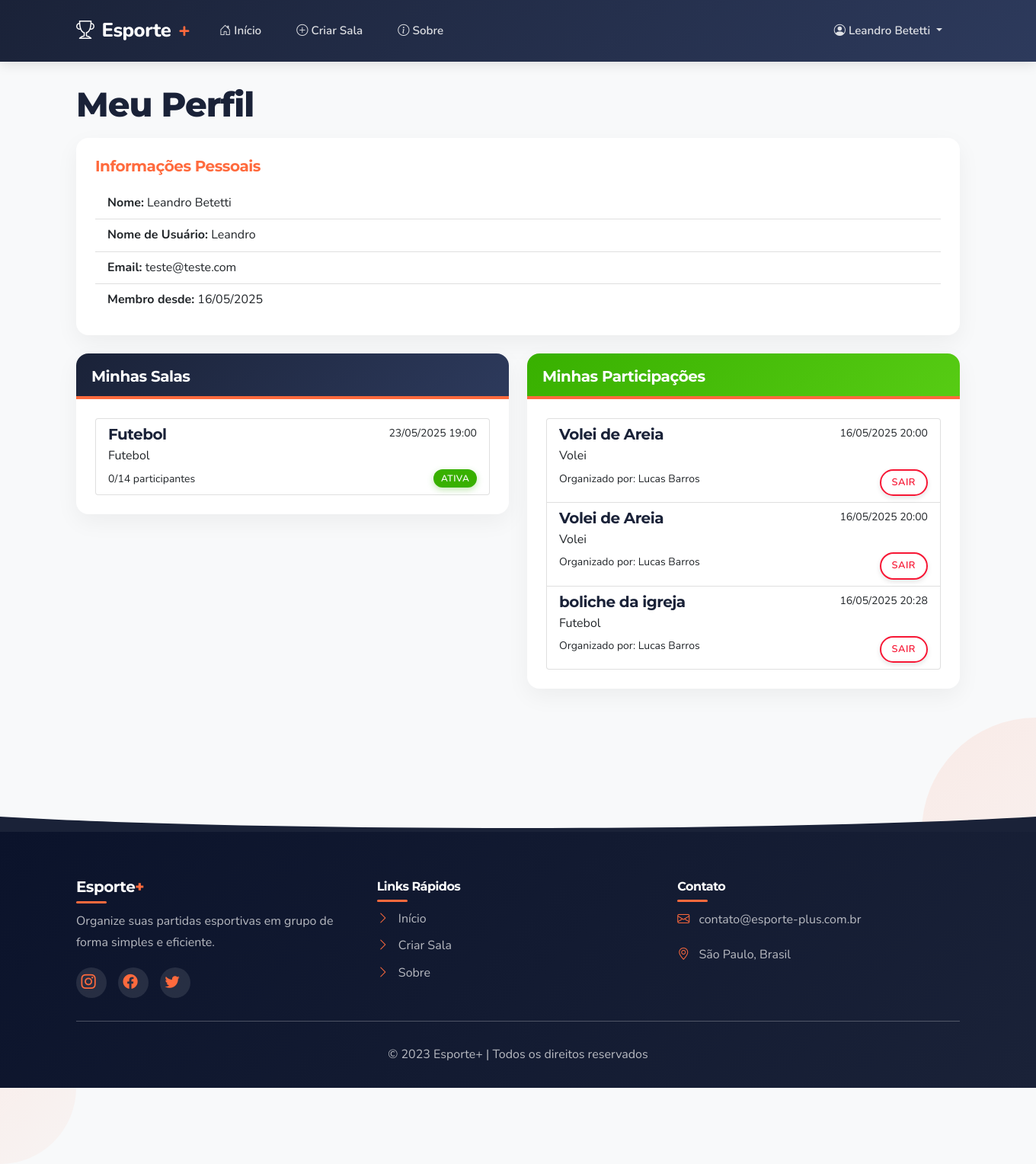
Page /auth/perfil (signed in) on the committed database.
### app/models/models.py (models this page shows, shortened)
class User(db.Model, UserMixin):
    __tablename__ = 'users'
    id = db.Column(db.Integer, primary_key=True)
    username = db.Column(db.String(50), unique=True, nullable=False)
    email = db.Column(db.String(100), unique=True, nullable=False)
    password_hash = db.Column(db.String(200), nullable=False)
    name = db.Column(db.String(100), nullable=False)
    created_at = db.Column(db.DateTime, default=datetime.utcnow)
    is_active = db.Column(db.Boolean, default=True)
    rooms_created = db.relationship('Room', backref='creator', lazy=True, foreign_keys='Room.creator_id')
    participations = db.relationship('Participant', backref='user', lazy=True)

class Room(db.Model):
    __tablename__ = 'rooms'
    id = db.Column(db.Integer, primary_key=True)
    name = db.Column(db.String(100), nullable=False)
    sport = db.Column(db.String(50), nullable=False)
    date = db.Column(db.DateTime, nullable=False)
    max_participants = db.Column(db.Integer, nullable=False)
    description = db.Column(db.Text, nullable=True)
    link_code = db.Column(db.String(10), unique=True, nullable=False)
    created_at = db.Column(db.DateTime, default=datetime.utcnow)
    is_active = db.Column(db.Boolean, default=True)
    creator_id = db.Column(db.Integer, db.ForeignKey('users.id'), nullable=False)
    is_private = db.Column(db.Boolean, default=False)
    location = db.Column(db.String(200), nullable=True)
    city = db.Column(db.String(100), nullable=False)
    valor = db.Column(db.Float, nullable=False, default=0.0)  # Valor por participante
    court_id = db.Column(db.Integer, db.ForeignKey('courts.id'), nullable=True)
    duration_hours = db.Column(db.Float, nullable=False, default=1.0)  # Duração em horas
    end_time = db.Column(db.DateTime, nullable=True)  # Horário de término calculado
    participants = db.relationship('Participant', backref='room', lazy=True)
    def get_active_participants(self):
        active_participants = [p for p in self.participants if p.is_active]
        active_participants.sort(key=lambda p: p.registered_at)
        print(f"Sala {self.name} (ID: {self.id}) - Participantes ativos: {len(active_participants)}")
        for i, p in enumerate(active_participants):
            status = "Confirmado" if i < self.max_participants else "Lista de espera"
            print(f"  {i+1}. {p.user.name} - Registrado em: {p.registered_at} - Status: {status}")
        return active_participants

class Participant(db.Model):
    __tablename__ = 'participants'
    id = db.Column(db.Integer, primary_key=True)
    user_id = db.Column(db.Integer, db.ForeignKey('users.id'), nullable=False)
    room_id = db.Column(db.Integer, db.ForeignKey('rooms.id'), nullable=False)
    registered_at = db.Column(db.DateTime, default=datetime.utcnow)
    is_active = db.Column(db.Boolean, default=True)
    checked_in = db.Column(db.Boolean, default=False)
    pagamento_status = db.Column(db.String(20), default='pendente')  # pendente, pago, cancelado
    pagamento_data = db.Column(db.DateTime, nullable=True)
    pagamento_metodo = db.Column(db.String(50), nullable=True)
    observacoes = db.Column(db.Text, nullable=True)

### app/controllers/auth_routes.py (the view)
@auth_bp.route('/perfil')
@login_required
def profile():
    rooms_created = current_user.rooms_created
    participations = db.session.query(Participant, Room).join(Room).filter(
        Participant.user_id == current_user.id,
        Participant.is_active == True
    ).all()
    return render_template('auth/profile.html',
                          rooms_created=rooms_created,
                          participations=participations)

### app/__init__.py (called while the page is built)
def create_app():
    app = Flask(__name__)
    app.config['SECRET_KEY'] = os.environ.get('SECRET_KEY', 'chave_secreta_padrao')
    app.config['SQLALCHEMY_DATABASE_URI'] = 'sqlite:///esportes.db'
    app.config['SQLALCHEMY_TRACK_MODIFICATIONS'] = False
    db.init_app(app)
    login_manager.init_app(app)
    from app.controllers.main_routes import main_bp
    from app.controllers.room_routes import room_bp
    from app.controllers.auth_routes import auth_bp
    from app.controllers.admin_controller import admin_bp
    app.register_blueprint(main_bp)
    app.register_blueprint(room_bp)
    app.register_blueprint(auth_bp)
    app.register_blueprint(admin_bp)
    from app.models.models import User
    @login_manager.user_loader
    def load_user(user_id):
        return User.query.get(int(user_id))
    with app.app_context():
        db.create_all()
    return app

### app/templates/auth/profile.html (shortened to what this page needs)
{% extends 'layout.html' %}
{% block content %}
<div class="row">
    <div class="col-md-12">
        <h1>Meu Perfil</h1>
        <div class="card mb-4">
            <div class="card-body">
                <h5 class="card-title">Informações Pessoais</h5>
                <ul class="list-group list-group-flush">
                    <li class="list-group-item"><strong>Nome:</strong> {{ current_user.name }}</li>
                    <li class="list-group-item"><strong>Nome de Usuário:</strong> {{ current_user.username }}</li>
                    <li class="list-group-item"><strong>Email:</strong> {{ current_user.email }}</li>
                    <li class="list-group-item"><strong>Membro desde:</strong> {{ current_user.created_at.strftime('%d/%m/%Y') }}</li>
                </ul>
            </div>
        </div>
    </div>
</div>
<div class="row">
    <div class="col-md-6">
        <div class="card">
            <div class="card-header bg-primary text-white">
                <h5 class="mb-0">Minhas Salas</h5>
            </div>
            <div class="card-body">
                {% if rooms_created %}
                    <div class="list-group">
                        {% for room in rooms_created %}
                            <a href="{{ url_for('room.view_room', link_code=room.link_code) }}" class="list-group-item list-group-item-action">
                                <div class="d-flex w-100 justify-content-between">
                                    <h5 class="mb-1">{{ room.name }}</h5>
                                    <small>{{ room.date.strftime('%d/%m/%Y %H:%M') }}</small>
                                </div>
                                <p class="mb-1">{{ room.sport }}</p>
                                <small>{{ room.get_active_participants()|length }}/{{ room.max_participants }} participantes</small>
                                {% if room.is_active %}
                                    <span class="badge bg-success float-end">Ativa</span>
                                {% else %}
                                    <span class="badge bg-secondary float-end">Encerrada</span>
                                {% endif %}
                            </a>
                        {% endfor %}
                    </div>
                {% else %}
                    <p class="text-muted">Você ainda não criou nenhuma sala.</p>
                    <a href="{{ url_for('room.create_room') }}" class="btn btn-primary">Criar Sala</a>
                {% endif %}
            </div>
        </div>
    </div>
    <div class="col-md-6">
        <div class="card">
            <div class="card-header bg-success text-white">
                <h5 class="mb-0">Minhas Participações</h5>
            </div>
            <div class="card-body">
                {% if participations %}
                    <div class="list-group">
                        {% for participant, room in participations %}
                            <a href="{{ url_for('room.view_room', link_code=room.link_code) }}" class="list-group-item list-group-item-action">
                                <div class="d-flex w-100 justify-content-between">
                                    <h5 class="mb-1">{{ room.name }}</h5>
                                    <small>{{ room.date.strftime('%d/%m/%Y %H:%M') }}</small>
                                </div>
                                <p class="mb-1">{{ room.sport }}</p>
                                <small>Organizado por: {{ room.creator.name }}</small>
                                <button class="btn btn-sm btn-outline-danger float-end"
                                        onclick="if(confirm('Tem certeza que deseja sair desta sala?')) window.location.href='{{ url_for('room.leave_room', link_code=room.link_code) }}'">
                                    Sair
                                </button>
                            </a>
                        {% endfor %}
                    </div>
                {% else %}
                    <p class="text-muted">Você ainda não está participando de nenhuma sala.</p>
                    <a href="{{ url_for('main.index') }}" class="btn btn-success">Encontrar Salas</a>
                {% endif %}
            </div>
        </div>
    </div>
</div>
{% endblock %}

### app/templates/layout.html (shortened to what this page needs)
<!DOCTYPE html>
<html lang="pt-BR">
<head>
    <link href="https://cdn.jsdelivr.net/npm/bootstrap@5.1.3/dist/css/bootstrap.min.css" rel="stylesheet">
    <link rel="stylesheet" href="https://cdn.jsdelivr.net/npm/bootstrap-icons@1.8.1/font/bootstrap-icons.css">
    <link rel="stylesheet" href="{{ url_for('static', filename='css/style.css') }}">
    <link rel="stylesheet" href="https://unpkg.com/aos@next/dist/aos.css" />
</head>
<body>
    <nav class="navbar navbar-expand-lg navbar-dark sticky-top">
        <div class="container">
            <a class="navbar-brand" href="{{ url_for('main.index') }}">
                <i class="bi bi-trophy"></i>Esporte<span class="text-secondary">+</span>
            </a>
            <div class="collapse navbar-collapse" id="navbarNav">
                <ul class="navbar-nav me-auto">
                    <li class="nav-item">
                        <a class="nav-link {% if request.path == url_for('main.index') %}active{% endif %}" href="{{ url_for('main.index') }}">
                            <i class="bi bi-house-door"></i> Início
                        </a>
                    </li>
                    {% if current_user.is_authenticated %}
                    <li class="nav-item">
                        <a class="nav-link {% if request.path == url_for('room.create_room') %}active{% endif %}" href="{{ url_for('room.create_room') }}">
                            <i class="bi bi-plus-circle"></i> Criar Sala
                        </a>
                    </li>
                    {% endif %}
                    <li class="nav-item">
                        <a class="nav-link {% if request.path == url_for('main.about') %}active{% endif %}" href="{{ url_for('main.about') }}">
                            <i class="bi bi-info-circle"></i> Sobre
                        </a>
                    </li>
                </ul>
                <ul class="navbar-nav">
                    {% if current_user.is_authenticated %}
                        <li class="nav-item dropdown">
                            <a class="nav-link dropdown-toggle" href="#" id="navbarDropdown" role="button" data-bs-toggle="dropdown" aria-expanded="false">
                                <i class="bi bi-person-circle"></i> {{ current_user.name }}
                            </a>
                        </li>
                    {% endif %}
                </ul>
            </div>
        </div>
    </nav>
    <div class="container main-container">
        <div class="fade-in content-visible">
            {% block content %}{% endblock %}
        </div>
    </div>
    <footer class="footer">
        <div class="circle-decoration top-right"></div>
        <div class="circle-decoration bottom-left"></div>
        <div class="container">
            <div class="row">
                <div class="col-md-4">
                    <h5>Esporte<span class="text-secondary">+</span></h5>
                    <p>Organize suas partidas esportivas em grupo de forma simples e eficiente.</p>
                    <div class="social-icons mt-3">
                        <a href="#" class="social-icon"><i class="bi bi-instagram"></i></a>
                        <a href="#" class="social-icon"><i class="bi bi-facebook"></i></a>
                        <a href="#" class="social-icon"><i class="bi bi-twitter"></i></a>
                    </div>
                </div>
                <div class="col-md-4">
                    <h6>Links Rápidos</h6>
                    <ul class="list-unstyled">
                        <li><a href="{{ url_for('main.index') }}"><i class="bi bi-chevron-right"></i> Início</a></li>
                        <li><a href="{{ url_for('room.create_room') }}"><i class="bi bi-chevron-right"></i> Criar Sala</a></li>
                        <li><a href="{{ url_for('main.about') }}"><i class="bi bi-chevron-right"></i> Sobre</a></li>
                    </ul>
                </div>
                <div class="col-md-4">
                    <h6>Contato</h6>
                    <p>
                        <i class="bi bi-envelope"></i> contato@esporte-plus.com.br
                    </p>
                    <p>
                        <i class="bi bi-geo-alt"></i> São Paulo, Brasil
                    </p>
                </div>
            </div>
            <hr>
            <div class="row">
                <div class="col-md-12 text-center">
                    <p class="mb-0">
                        &copy; 2023 Esporte+ | Todos os direitos reservados
                    </p>
                </div>
            </div>
        </div>
    </footer>
</body>
</html>

### rows in the picture
User: name "Leandro Betetti", username "Leandro", email "teste@teste.com", created_at "16/05/2025"
Room: name "Futebol", date "23/05/2025 19:00", sport "Futebol", get_active_participants|length "0", max_participants "14", is_active "ATIVA"
Participant: name "Volei de Areia", date "16/05/2025 20:00", sport "Volei", creator.name "Lucas Barros"
Participant: name "Volei de Areia", date "16/05/2025 20:00", sport "Volei", creator.name "Lucas Barros"
Participant: name "boliche da igreja", date "16/05/2025 20:28", sport "Futebol", creator.name "Lucas Barros"
